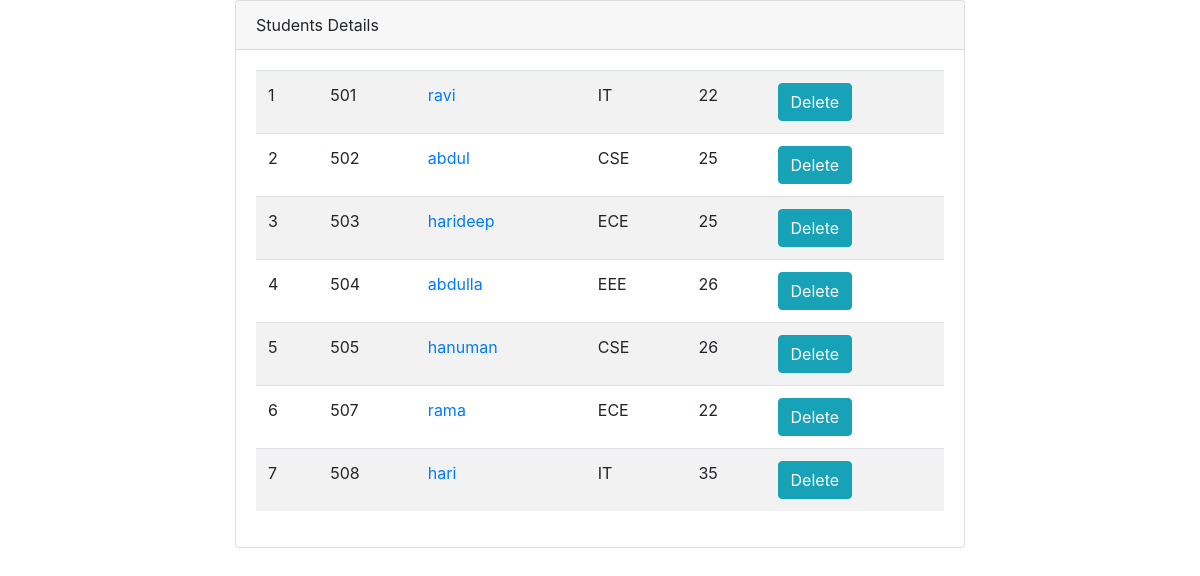
Before: /myapp2/details/ with the older database file.
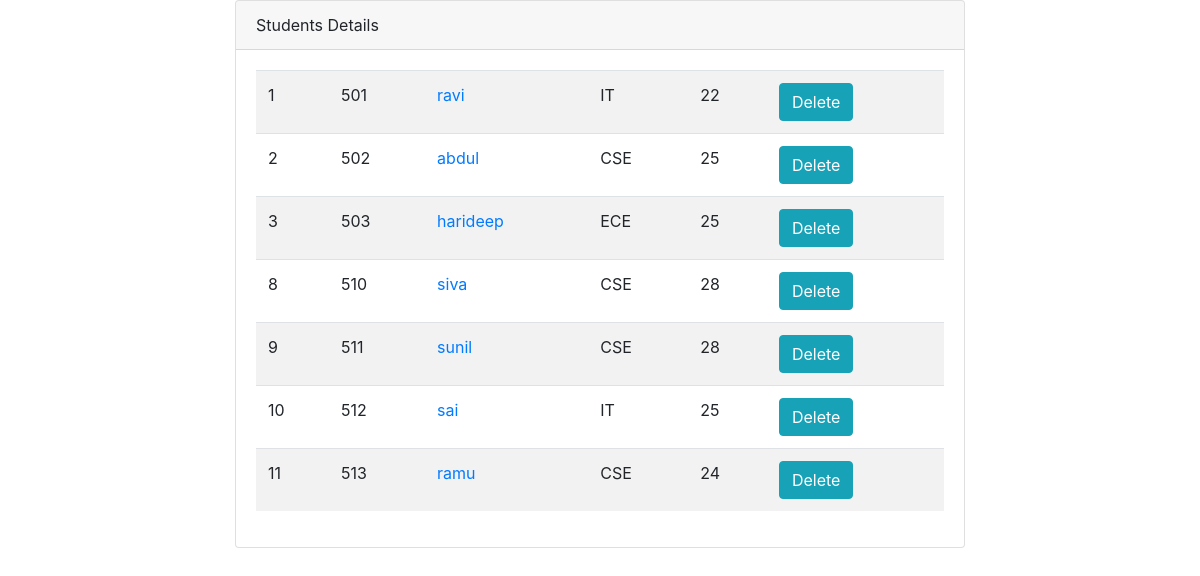
After: the same page with the newer database file.
### myApp2/models.py (models this page shows, shortened)
class Student(models.Model):
	branches = [('CSE','cse'),
				('ECE','ece'),
				('IT','it'),
				('EEE','eee')]
	stuid = models.CharField(max_length=10)
	stuName = models.CharField(max_length=50)
	branch = models.CharField(max_length=50,choices=branches)
	age = models.IntegerField()

### myApp2/views.py (the view)
# urls.py: path('details/',views.details,name='details'),
def details(request):
	data  = Student.objects.all()
	return render(request,'myApp2/datails.html',{'data':data})

### myApp2/templates/myApp2/datails.html (shortened to what this page needs)
{% load static %}
<!DOCTYPE html>
<html>
<head>
	<link rel="stylesheet" type="text/css" href="{% static 'css/bootstrap.min.css' %}">
</head>
<body>
<div class="container">
	<div class="row justify-content-center">
		<div class="col-sm-8">
			<div class="card">
			<div class="card-header">
				Students Details
			</div>
			<div class="card-body">
				<table class="table table-striped responsive ">
	{% for row in data %}
		<tr>
			<td>{{row.id}}</td>
			<td>{{row.stuid}}</td>
			<td><a href="{% url 'edit' row.id %}">{{row.stuName}}</a></td>
			<td>{{row.branch}}</td>
			<td>{{row.age}}</td>
			<td><a class='btn btn-info'href="{%url 'delete' row.id %}">Delete</a></td>
		</tr>
	{% endfor %}
</table>
			</div>
		</div>
		</div>
	</div>
</div>
</body>
</html>

Changed rows visible on the page:
removed Student: id "4", stuid "504", stuName "abdulla", branch "EEE", age "26"
removed Student: id "5", stuid "505", stuName "hanuman", branch "CSE", age "26"
removed Student: id "6", stuid "507", stuName "rama", branch "ECE", age "22"
removed Student: id "7", stuid "508", stuName "hari", branch "IT", age "35"
added Student: id "8", stuid "510", stuName "siva", branch "CSE", age "28"
added Student: id "9", stuid "511", stuName "sunil", branch "CSE", age "28"
added Student: id "10", stuid "512", stuName "sai", branch "IT", age "25"
added Student: id "11", stuid "513", stuName "ramu", branch "CSE", age "24"
